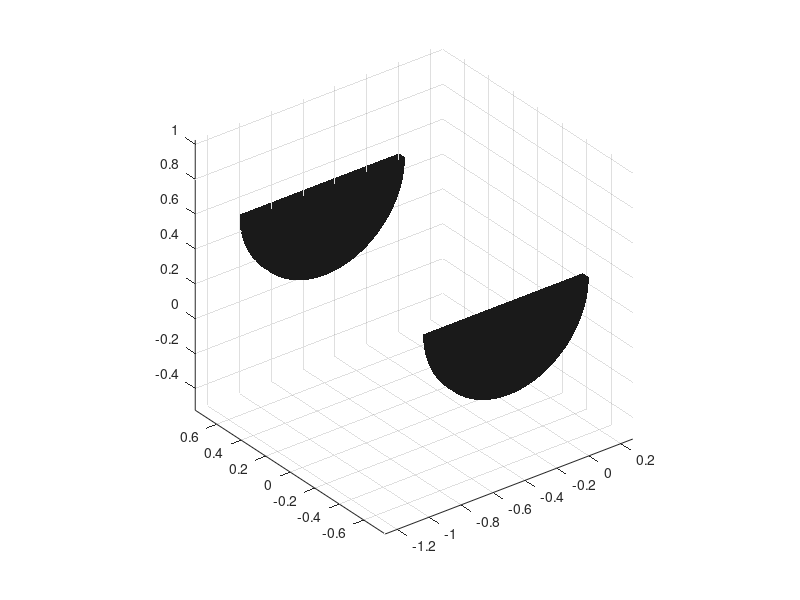

MATLAB code for this plot: (Note: this script raises an error after producing the figure.)
function [ RobotFaces, RobotVertices, RobotColor ] = RobotBody
%RobotBody Returns the patch info needed to draw the 3D model of a robot
%   Returns the vertices, faces and color information required to draw the
%   3D model of a robot's body by using the Patch function.
% 
% 
% See also PATCH.

%%
HandleVisibility = 'on';
RobotBodyFig = figure('Visible',HandleVisibility);
hold off
[WheelX,WheelY,WheelZ] = cylinder([0,0.5*ones(1,100),0],100);%patch(surf2patch
WheelR = surf(WheelX(:,round(end/2):end)-0.5,WheelY(:,round(end/2):end)-0.25,WheelZ(:,round(end/2):end)*0.05+0.25-0.05/2,'FaceColor',[0.1 0.1 0.1],'EdgeColor','none','FaceLighting','gouraud','Visible',HandleVisibility);
hold on
WheelL = surf(WheelX(:,round(end/2):end)-0.5,WheelY(:,round(end/2):end)-0.25,WheelZ(:,round(end/2):end)*0.05+0.25-0.05/2,'FaceColor',[0.1 0.1 0.1],'EdgeColor','none','FaceLighting','gouraud','Visible',HandleVisibility);
% WheelTopR = trisurf(delaunay(WheelX(1,round(end/2):end)-0.5,WheelY(1,round(end/2):end)-0.25),...
%     WheelX(1,round(end/2):end)-0.5,WheelY(1,round(end/2):end)-0.25,WheelZ(1,round(end/2):end)+0.25+0.05/2,'FaceColor',[0.6 0.6 0.6],'EdgeColor','none','FaceLighting','gouraud');%%NextPlot','Add
% WheelBotR = trisurf(delaunay(WheelX(1,round(end/2):end)-0.5,WheelY(1,round(end/2):end)-0.25),...
%     WheelX(1,round(end/2):end)-0.5,WheelY(1,round(end/2):end)-0.25,WheelZ(1,round(end/2):end)+0.25-0.05/2,'FaceColor',[0.6 0.6 0.6],'EdgeColor','none','FaceLighting','gouraud');
% WheelTopL = trisurf(delaunay(WheelX(1,round(end/2):end)-0.5,WheelY(1,round(end/2):end)-0.25),...
%     WheelX(1,round(end/2):end)-0.5,WheelY(1,round(end/2):end)-0.25,WheelZ(1,round(end/2):end)+0.25+0.05/2,'FaceColor',[0.6 0.6 0.6],'EdgeColor','none','FaceLighting','gouraud');
% WheelBotL = trisurf(delaunay(WheelX(1,round(end/2):end)-0.5,WheelY(1,round(end/2):end)-0.25),...
%     WheelX(1,round(end/2):end)-0.5,WheelY(1,round(end/2):end)-0.25,WheelZ(1,round(end/2):end)+0.25-0.05/2,'FaceColor',[0.6 0.6 0.6],'EdgeColor','none','FaceLighting','gouraud');
% WheelTopR = patch(WheelX(1,round(end/2):end)-0.5,WheelY(1,round(end/2):end)-0.25,WheelZ(1,round(end/2):end)+0.25+0.05/2,[0.7 0.7 0.7],'EdgeColor','none','FaceLighting','gouraud');%%NextPlot','Add
% WheelBotR = patch(WheelX(1,round(end/2):end)-0.5,WheelY(1,round(end/2):end)-0.25,WheelZ(1,round(end/2):end)+0.25-0.05/2,[0.7 0.7 0.7],'EdgeColor','none','FaceLighting','gouraud');
% WheelTopL = patch(WheelX(1,round(end/2):end)-0.5,WheelY(1,round(end/2):end)-0.25,WheelZ(1,round(end/2):end)+0.25+0.05/2,[0.7 0.7 0.7],'EdgeColor','none','FaceLighting','gouraud');
% WheelBotL = patch(WheelX(1,round(end/2):end)-0.5,WheelY(1,round(end/2):end)-0.25,WheelZ(1,round(end/2):end)+0.25-0.05/2,[0.7 0.7 0.7],'EdgeColor','none','FaceLighting','gouraud');
rotate(WheelR,[1 0 0],90,[-0.5,-0.25,0.5])
% rotate(WheelTopR,[1 0 0],90,[-0.5,-0.25,0.5])
% rotate(WheelBotR,[1 0 0],90,[-0.5,-0.25,0.5])
rotate(WheelL,[1 0 0],90,[-0.5,-0.25,0.5])
% rotate(WheelTopL,[1 0 0],90,[-0.5,-0.25,0.5])
% rotate(WheelBotL,[1 0 0],90,[-0.5,-0.25,0.5])
set(WheelR,'YData',get(WheelR,'YData')-0.75);
% set(WheelTopR,'YData',get(WheelTopR,'YData')-0.75);
% set(WheelBotR,'YData',get(WheelBotR,'YData')-0.75);
set(WheelL,'YData',get(WheelL,'YData')+0.75);
% set(WheelTopL,'YData',get(WheelTopL,'YData')+0.75);
% set(WheelBotL,'YData',get(WheelBotL,'YData')+0.75);
set(gca,'PlotBoxAspectRatio',[1 1 1],'DataAspectRatio',[1 1 1],'cameraviewanglemode','manual')

%
RobotBodyContour = [0,sin(0:pi/2/49:pi/2)*0.1+0.9,ones(1,100*5),sin(pi/2:pi/4/199:3*pi/4),0];

[RobotBodyRoundedX,RobotBodyRoundedY,RobotBodyRoundedZ] ...
    = cylinder(RobotBodyContour,99); 

RobotBodyRectangular = [zeros(1,size(RobotBodyRoundedX,1)),zeros(1,size(RobotBodyRoundedX,1));
                        RobotBodyRoundedX(:,1)',RobotBodyRoundedX(end:-1:1,end/2-1)';
                        linspace(0,1,size(RobotBodyRoundedX,1)),linspace(1,0,size(RobotBodyRoundedX,1))];
% clf

% plot3([RobotBodyRectangular(1,1:end/2);RobotBodyRectangular(1,end/2+1:end);RobotBodyRectangular(1,1:end/2)-1;RobotBodyRectangular(1,end/2+1:end)-1;-RobotBodyVerticesX(:,25:76)';-RobotBodyVerticesX(:,[23:25,76:78])'-1+max(max(RobotBodyVerticesX(:,[23:25,76:78])))]',...
%       [repmat([RobotBodyRectangular(2,1:end/2);RobotBodyRectangular(2,end/2+1:end)],2,1);RobotBodyVerticesY(:,25:76)';RobotBodyVerticesY(:,[23:25,76:78])']',...
%       [repmat([RobotBodyRectangular(3,1:end/2);RobotBodyRectangular(3,end/2+1:end)],2,1);RobotBodyVerticesZ(:,25:76)';RobotBodyVerticesZ(:,[23:25,76:78])']');

RobotBodyX = [RobotBodyRectangular(1,1:end/2);RobotBodyRectangular(1,end/2+1:end);RobotBodyRectangular(1,1:end/2)-1;RobotBodyRectangular(1,end/2+1:end)-1;-RobotBodyRoundedX(:,25:76)';-RobotBodyRoundedX(:,[23:25,76:78])'-1]';
RobotBodyY = [repmat([RobotBodyRectangular(2,1:end/2);RobotBodyRectangular(2,end/2+1:end)],2,1);RobotBodyRoundedY(:,25:76)';RobotBodyRoundedY(:,[23:25,76:78])']';
RobotBodyZ = [repmat([RobotBodyRectangular(3,1:end/2);RobotBodyRectangular(3,end/2+1:end)],2,1);RobotBodyRoundedZ(:,25:76)';RobotBodyRoundedZ(:,[23:25,76:78])']'*0.8+0.2;
Triangulation = convhull(RobotBodyX,RobotBodyY,RobotBodyZ, 'simplify',true);

% RobotBodyX(K);
% RobotBodyY(K);
% RobotBodyZ(K);
%
RobotBodyHull = trisurf(Triangulation,RobotBodyX,RobotBodyY,RobotBodyZ,'EdgeColor','none','FaceColor',[0.7 0.7 0.7],'FaceLighting','gouraud','Visible',HandleVisibility);


[FrontPivotX,FrontPivotY,FrontPivotZ] = cylinder([0,linspace(0.1,0.3,100)],100);
FrontPivot = surf(FrontPivotX+0.5,FrontPivotY,FrontPivotZ*0.3,'FaceColor',[0.3 0.3 0.3],'EdgeColor','none','FaceLighting','gouraud','Visible',HandleVisibility);
% axis equal

[WheelRFaces,WheelRVertices,~] = surf2patch(WheelR,'triangles');
[WheelLFaces,WheelLVertices,~] = surf2patch(WheelL,'triangles');
[FrontPivotFaces,FrontPivotVertices,~] = surf2patch(FrontPivot,'triangles');

% [RobotBodyFaces,RobotBodyVertices,RobotBodyColor] = surf2patch(RobotBodyHull,'triangles');
RobotBodyFaces = get(RobotBodyHull,'Faces');
RobotBodyVertices = get(RobotBodyHull,'Vertices');
% RobotBodyColor = get(RobotBodyHull,'FaceVertexCData');

RobotBodyColor = 0.7.*ones(size(RobotBodyFaces,1),3);
Ind1 = find(ismember(RobotBodyVertices,[0 0 1],'rows'));
[ii1, ~] = ind2sub(size(RobotBodyFaces),find(RobotBodyFaces(:)==Ind1(1)));
% RobotBodyColor(ii1,:) = RobotBodyColor(ii1,:)./0.7*0.1;
Ind2 = find(ismember(RobotBodyVertices,[-1 0 1],'rows'));
[ii2, ~] = ind2sub(size(RobotBodyFaces),find(RobotBodyFaces(:)==Ind2(1)));
ii = unique([ii1;ii2]);
RobotBodyColor(ii,:) = RobotBodyColor(ii,:)./0.7*0.1;
set(RobotBodyHull,'FaceVertexCData',RobotBodyColor,'FaceColor','Flat')

WheelRColor = 0.1.*ones(size(WheelRFaces,1),3);
WheelLColor = 0.1.*ones(size(WheelLFaces,1),3);
FrontPivotColor = 0.1.*ones(size(FrontPivotFaces,1),3);

% WheelTopRFaces = get(WheelTopR,'Faces');
% WheelTopRVertices = get(WheelTopR,'Vertices');
% WheelTopRColor = get(WheelTopR,'FaceVertexCData');
% 
% WheelTopLFaces = get(WheelTopL,'Faces');
% WheelTopLVertices = get(WheelTopL,'Vertices');
% WheelTopLColor = get(WheelTopL,'FaceVertexCData');
% 
% WheelBotRFaces = get(WheelBotR,'Faces');
% WheelBotRVertices = get(WheelBotR,'Vertices');
% WheelBotRColor = get(WheelBotR,'FaceVertexCData');
% 
% WheelBotLFaces = get(WheelBotL,'Faces');
% WheelBotLVertices = get(WheelBotL,'Vertices');
% WheelBotLColor = get(WheelBotL,'FaceVertexCData');

% RobotVertices = [RobotBodyVertices;WheelTopRVertices;WheelRimRVertices;WheelBotRVertices;WheelTopLVertices;WheelRimLVertices;WheelBotLVertices;FrontPivotVertices];
RobotVertices = [RobotBodyVertices;WheelRVertices;WheelLVertices;FrontPivotVertices];

% RobotFaces = [RobotBodyFaces;size(RobotBodyFaces,1)+WheelTopRFaces];
% RobotFaces = [RobotFaces;size(RobotFaces,1)+WheelRimRFaces];
% RobotFaces = [RobotFaces;size(RobotFaces,1)+WheelBotRFaces];
% RobotFaces = [RobotFaces;size(RobotFaces,1)+WheelTopLFaces];
% RobotFaces = [RobotFaces;size(RobotFaces,1)+WheelBotLFaces];

% RobotFaces = [RobotBodyFaces;size(RobotBodyFaces,1)+WheelRFaces];
% RobotFaces = [RobotFaces;size(RobotFaces,1)+WheelLFaces];
% RobotFaces = [RobotFaces;size(RobotFaces,1)+FrontPivotFaces];
RobotFaces = [RobotBodyFaces;size(RobotBodyVertices,1)+WheelRFaces];
RobotFaces = [RobotFaces;size([RobotBodyVertices;WheelRVertices],1)+WheelLFaces];
RobotFaces = [RobotFaces;size([RobotBodyVertices;WheelRVertices;WheelLVertices],1)+FrontPivotFaces];

% RobotColor = [RobotBodyColor;WheelTopRColor;WheelRimRColor;WheelBotRColor;WheelTopLColor;WheelRimLColor;WheelBotLColor;FrontPivotColor];
RobotColor = [RobotBodyColor;WheelRColor;WheelLColor;FrontPivotColor];



set(gca,'PlotBoxAspectRatio',[1 1 1],'DataAspectRatio',[1 1 1],'cameraviewanglemode','manual')
camzoom(3)
axis off
xlabel('x')
ylabel('y')
zlabel('z')
light('Position',[1 0 5],'Style','infinite');
view(3)
%%
close(RobotBodyFig)
%{
%%
hold on
WheelRimL = surf(WheelX(:,round(end/2):end)-0.5,WheelY(:,round(end/2):end)+0.75,WheelZ(:,round(end/2):end)*0.05+0.25-0.05/2,'FaceColor',[0.1 0.1 0.1],'EdgeColor','none');
WheelTopL = patch(WheelX(1,round(end/2):end)-0.5,WheelY(1,round(end/2):end)+0.75,WheelZ(1,round(end/2):end)+0.25+0.05/2,[0.7 0.7 0.7],'EdgeColor','none');%%NextPlot','Add
WheelBotL = patch(WheelX(1,round(end/2):end)-0.5,WheelY(1,round(end/2):end)+0.75,WheelZ(1,round(end/2):end)+0.25-0.05/2,[0.7 0.7 0.7],'EdgeColor','none');%%NextPlot','Add
%%
rotate(WheelRimL,[1 0 0],90)
rotate(WheelTopL,[1 0 0],90)
rotate(WheelBotL,[1 0 0],90)
% rotate(Wheel,[0 0 1],90)
%}
end

